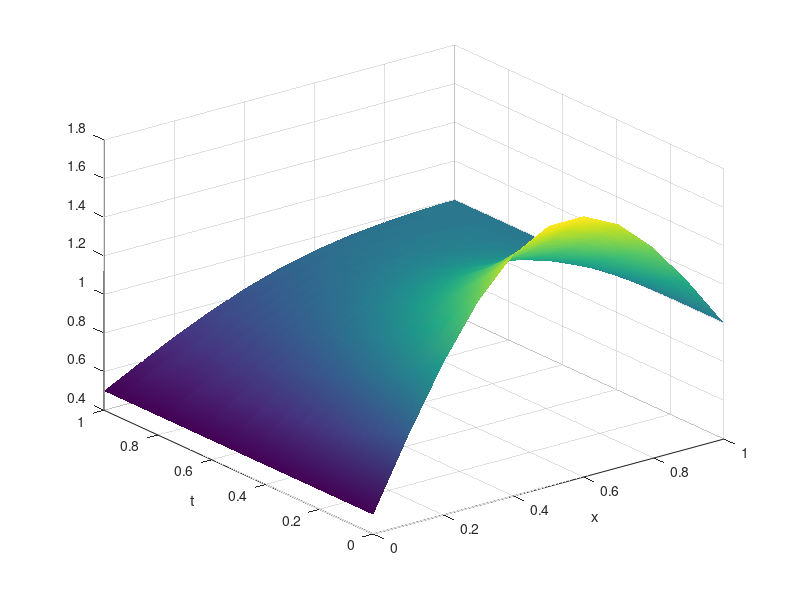
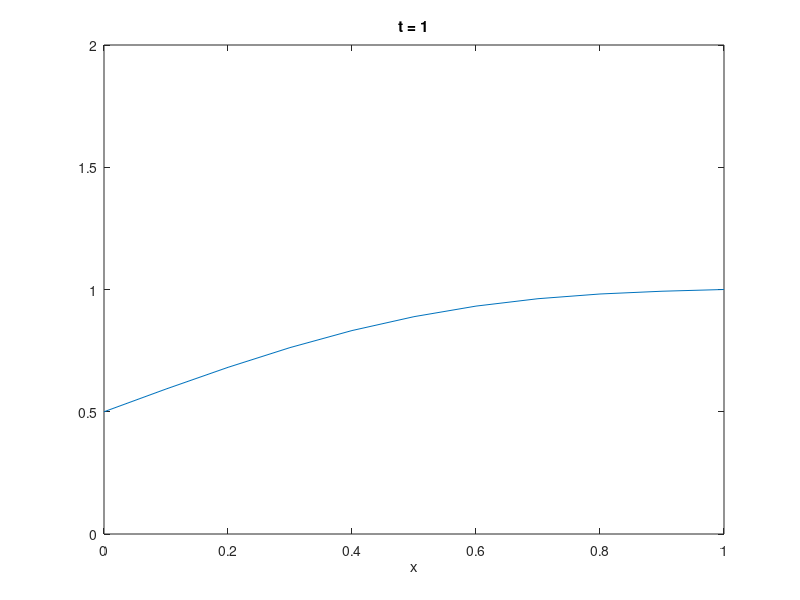

Write the MATLAB code that produced these figures, in order.
D = .2;
L = 1;
T = 1;
K = 10; % Количество членов в ряде Фурье
A = .5; B = 1;

x = linspace(0, L, 11);
t = linspace(0, T, 101);
[x, t] = meshgrid(x, t);

u_0 = @(x) sin(pi/L * x);
% u_0 = @(x) x.*(L - x);
C = zeros(K, 1);

u = zeros(size(x));
for k = 1 : K
    fe = integral(@(x) u_0(x) .* sin(pi * k * x / L), 0, L);
    ee = integral(@(x) sin(pi * k * x / L).^2, 0, L);
    C(k) = fe / ee;
    
    u = u + C(k) * exp(-D * (pi*k/L)^2 * t) .* sin(pi*k*x/L);
end

u_AB = u + A + (B - A)/L * x;

figure(1);
surf(x, t, u_AB, 'EdgeColor', 'none', 'FaceColor', 'interp');
xlabel('x');
ylabel('t');

figure(2);
for j = 1 : size(t, 1)
    plot(x(j, :), u_AB(j, :));
    axis([0 L 0 2]);
    xlabel('x');
    title(['t = ', num2str(t(j, 1))]);
    drawnow;
%     pause(.1)
end
